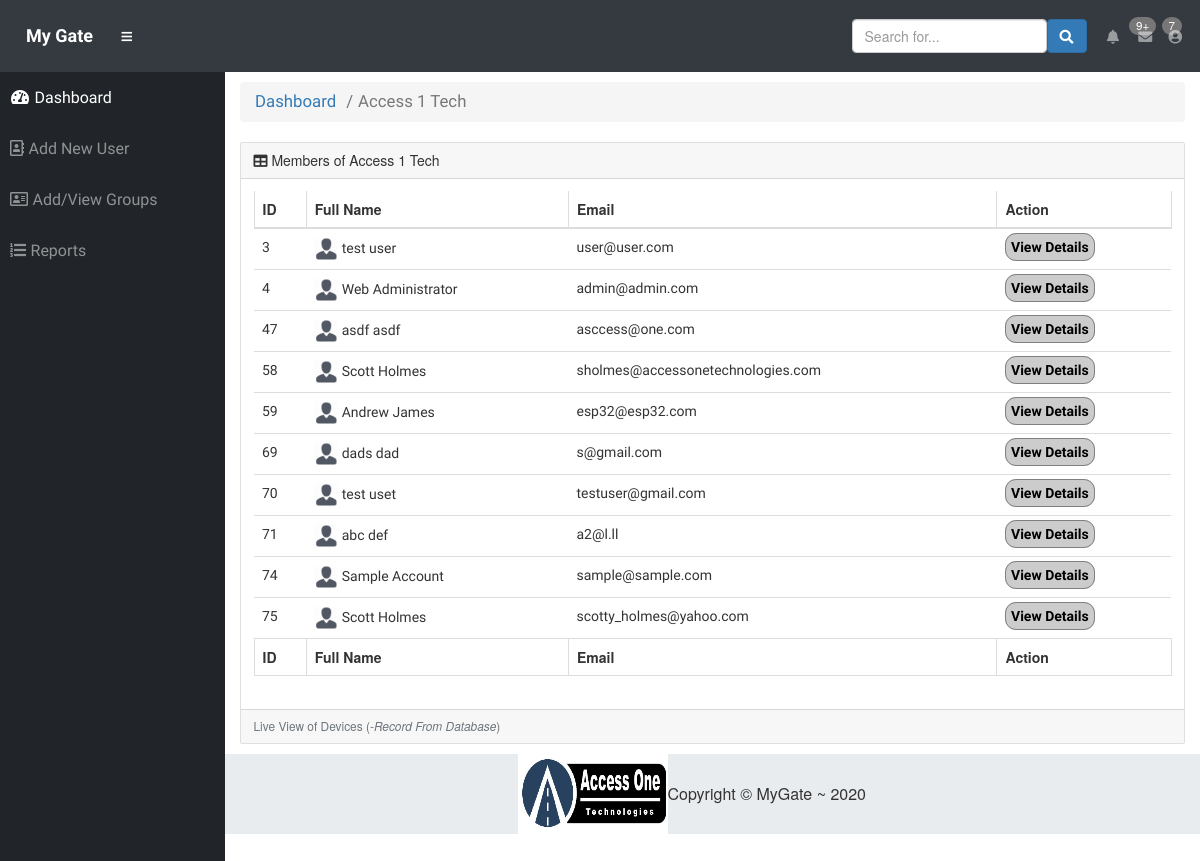
The app's page /admin/company-details.php?id=1 (signed in), older data.
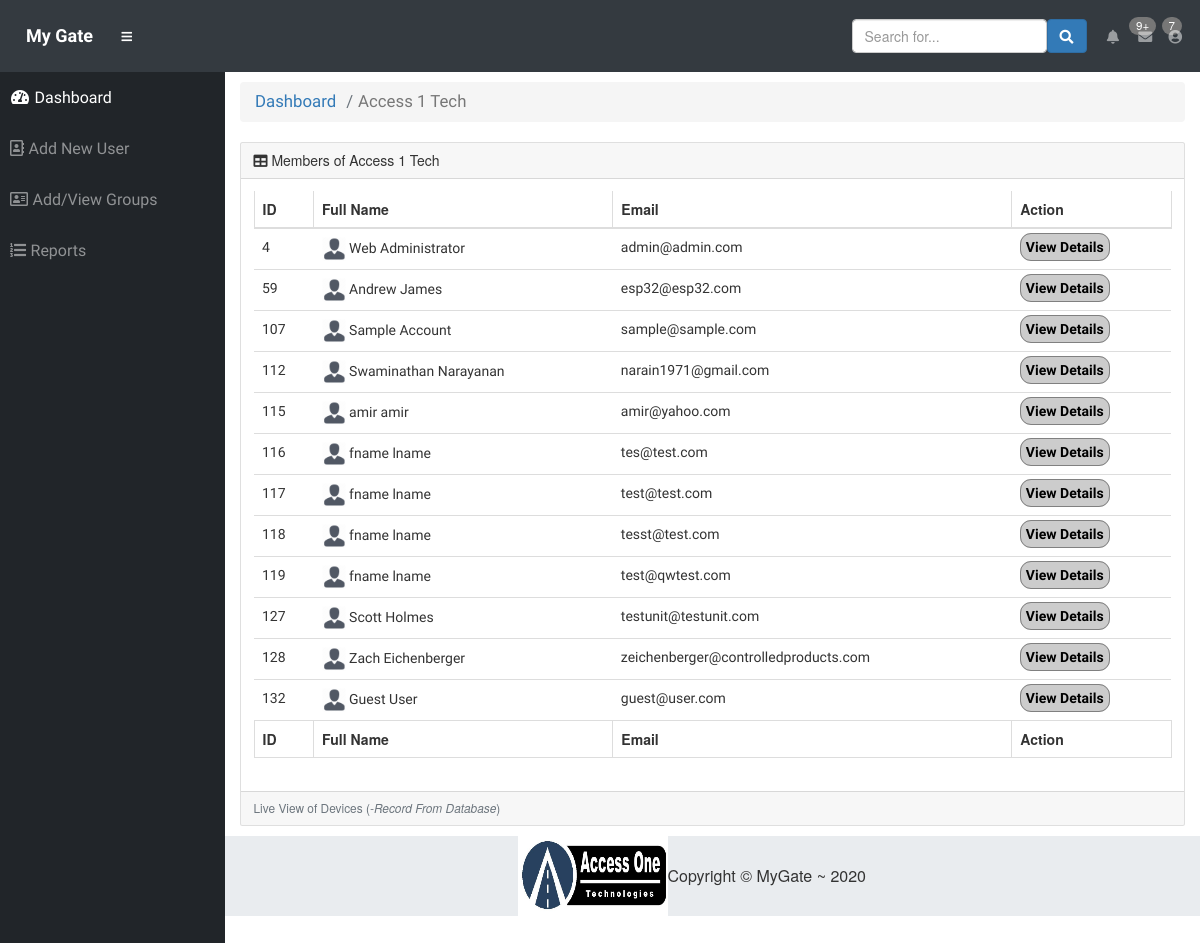
The same page, newer data.
### tables this page shows
CREATE TABLE `company` (
  `id` int(20) NOT NULL,
  `name` text NOT NULL
);

CREATE TABLE `users` (
  `id` int(11) NOT NULL,
  `user_type` text NOT NULL,
  `parent_id` int(10) NOT NULL,
  `first_name` varchar(255) NOT NULL,
  `last_name` varchar(200) NOT NULL,
  `company` int(11) NOT NULL,
  `email` varchar(255) NOT NULL,
  `password` varchar(255) NOT NULL,
  `is_restricted` tinyint(1) NOT NULL DEFAULT '0',
  `image` varchar(100) NOT NULL DEFAULT 'default.png',
  `mac` varchar(40) NOT NULL,
  `mobile_mac` varchar(40) NOT NULL,
  `is_admin` tinyint(1) NOT NULL,
  `app_token` text NOT NULL
);

### admin/company-person-details.php (the view)
<?php
$sql = "SELECT * FROM users ";
$result = mysqli_query($con, $sql);
?>
<div class="card mb-3">
    <div class="card-header">
        <i class="fas fa-table"></i>
        Members of <?php echo $company_name; ?>
    </div>
    <div class="card-body">
        <div class="table-responsive">
            <table class="table table-bordered" id="dataTable" width="100%" cellspacing="0">
                <thead>
                <tr>
                    <th>ID</th>
                    <th>Full Name</th>
                    <th>Email</th>
                    <th>Action</th>
                </tr>
                </thead>
                <tfoot>
                <tr>
                    <th>ID</th>
                    <th>Full Name</th>
                    <th>Email</th>
                    <th>Action</th>
                </tr>
                </tfoot>
                <tbody>
                <?php
                if (mysqli_num_rows($result) > 0) {
                    while($row = mysqli_fetch_assoc($result)) {
                        if( $row["company"]==$comp_id ){
                         echo '
                            <tr class="odd gradeX" id="device-view-font">
                                <td>'.$row["id"].'</td>
                                <td><img style="height: 24px;" src="../images/user-avatar.png">&nbsp;'.$row["first_name"].' '.$row["last_name"].'</td>
                                <td>'.$row["email"].'</td>
                                <td class="center"><a class="device-action" href="userid_'.$row["id"].'.php" class="deleteaction">View Details</a></td>
                           ';
                    }
                        }
                    }
                 else {
                    echo "
            <td><center><b>No Members Found</b></center></td>";
                }
                ?>
                </tbody>
            </table>
        </div>
    </div>
    <div class="card-footer small text-muted">Live View of Devices (<i>-Record From Database</i>)</div>
</div>

### admin/common.php (shortened to what this page needs)
<?php
$dir="../";
?>
    <!DOCTYPE html>
    <html lang="en">
<?php require '../parts/head.php'; ?>
<body id="page-top">
<?php require '../parts/top-nav.php'; ?>
<div id="wrapper">
<?php require 'left-navbar.php'; ?>
    <div id="content-wrapper">
        <div class="container-fluid">
<?php require '../parts/top-pagger.php'; ?>

### parts/head.php (shortened to what this page needs)
<head>
    <link href="<?php echo $dir; ?>vendor/fontawesome-free/css/all.min.css" rel="stylesheet" type="text/css">
    <link href="<?php echo $dir; ?>vendor/datatables/dataTables.bootstrap4.css" rel="stylesheet">
    <link href="<?php echo $dir; ?>css/sb-admin.css" rel="stylesheet">
    <link rel="stylesheet" href="https://use.fontawesome.com/releases/v5.7.2/css/all.css">
    <link rel="stylesheet" href="https://maxcdn.bootstrapcdn.com/bootstrap/3.4.0/css/bootstrap.min.css">
    <link href="<?php echo $dir; ?>css/custom.css?v=<?php echo rand(); ?>" rel="stylesheet">
</head>

### parts/top-nav.php (shortened to what this page needs)
<nav class="navbar navbar-expand navbar-dark bg-dark static-top" style="border-radius: 0px !important;">
<a class="navbar-brand mr-1" href="dashboard.php" id="top-nav-font">My Gate </a>
<button class="btn btn-link btn-sm text-white order-1 order-sm-0" id="sidebarToggle" href="#">
  <i class="fas fa-bars"></i>
</button>
<form class="d-none d-md-inline-block form-inline ml-auto mr-0 mr-md-3 my-2 my-md-0">
  <div class="input-group-lolx" style="display: -webkit-box;">
    <input type="text" class="form-control" placeholder="Search for..." aria-label="Search" aria-describedby="basic-addon2">
    <div class="input-group-append-lolxx">
      <button class="btn btn-primary" type="button">
        <i class="fas fa-search"></i>
      </button>
    </div>
  </div>
</form>
<ul class="navbar-nav ml-auto ml-md-0">
  <li class="nav-item dropdown no-arrow mx-1">
    <a class="nav-link dropdown-toggle" href="#" id="alertsDropdown" role="button" data-toggle="dropdown" aria-haspopup="true" aria-expanded="false">
      <i class="fas fa-bell fa-fw"></i>
      <span class="badge badge-danger" style="margin-top: 8px;font-size: smaller;">9+</span>
    </a>
  </li>
  <li class="nav-item dropdown no-arrow mx-1">
    <a class="nav-link dropdown-toggle" href="#" id="messagesDropdown" role="button" data-toggle="dropdown" aria-haspopup="true" aria-expanded="false">
      <i class="fas fa-envelope fa-fw"></i>
      <span class="badge badge-danger" style="margin-top: 8px;font-size: smaller;">7</span>
    </a>
  </li>
  <li class="nav-item dropdown no-arrow">
    <a class="nav-link dropdown-toggle" href="#" id="userDropdown" role="button" data-toggle="dropdown" aria-haspopup="true" aria-expanded="false">
      <i class="fas fa-user-circle fa-fw"></i>
    </a>
  </li>
</ul>
</nav>

### admin/left-navbar.php (shortened to what this page needs)
<ul class="sidebar navbar-nav">
      <li class="nav-item <?php if($page_title=="Home"){echo "active"; } ?>">
        <a class="nav-link" href="dashboard.php">
          <i class="fas fa-fw fa-tachometer-alt"></i>
          <span>Dashboard</span>
        </a>
      </li>
    <li class="nav-item <?php if($page_title=="Add User"){echo "active"; } ?>">
        <a class="nav-link" href="add-user.php">
            <i class="far fa-address-book"></i>
            <span>Add New User</span>
        </a>
    </li>
    <li class="nav-item <?php if($page_title=="Add New Group"){echo "active"; } ?>">
        <a class="nav-link" href="add-company.php">
            <i class="far fa-address-card"></i>
            <span>Add/View Groups</span>
        </a>
    </li>
    <li class="nav-item <?php if($page_title=="Reports"){echo "active"; } ?>">
        <a class="nav-link" href="reprots.php">
            <i class="fa fa-list-ol" aria-hidden="true"></i>
            <span>Reports</span></a>
    </li>
    </ul>

### parts/top-pagger.php (shortened to what this page needs)
<ol class="breadcrumb">
  <li class="breadcrumb-item">
    <a href="index.php">Dashboard</a>
  </li>
  <li class="breadcrumb-item active"><?php echo $current_page; ?></li>
</ol>

### admin/company-details.php (shortened to what this page needs)
<?php
    require '../parts/db.php';
    if(isset($_GET["id"]) and !empty($_GET["id"])){
        $comp_id = trim($_GET["id"]);
        $comp_id = mysqli_real_escape_string($con, $comp_id);
    }
    $sql = "SELECT * FROM company WHERE id=$comp_id";
    $res = mysqli_query($con, $sql);
    $row = mysqli_fetch_assoc($res);
    $company_name = $row["name"];
    $page_title="Home";
    $current_page= $company_name;
    require 'common.php';
?>
<?php require 'company-person-details.php'; ?>
      </div>
      <?php require '../parts/footer.php'; ?>
    </div>
  </div>
</body>
</html>

### parts/footer.php
<footer class="sticky-footer" style="width: 100%;position: inherit;padding-left: 30%;">
  <div class="center" style="display: contents;">
  	<img style="width: 150px;" src="<?php echo $dir; ?>images/logo.jpg">
    <div class="copyright text-center my-auto" id="footer-text">
      <span>Copyright © MyGate ~ 2020</span>
    </div>
  </div>
</footer>

### css/custom.css (style rules this page uses)
#top-nav-font { font-family: 'Exo 2', sans-serif; font-weight: bold; }
#device-view-font { font-family: 'Oxygen', sans-serif; }
#wrapper > ul > li.nav-item > a > span { font-family: 'PT Sans', sans-serif; }
#content-wrapper > div > ol > li:nth-child(1) > a,#content-wrapper > div > ol > li.breadcrumb-item { font-family: 'Arimo', sans-serif; }
#footer-text { font-size: initial; }
.device-action { color: black; font-weight: 600; border: 1px solid grey; padding: 5PX; background: #cccccc; border-radius: 11px; }
.nav-item { padding: 5px 0px; }
ol.breadcrumb { font-size: larger; }
#wrapper { margin-top: -20px; }
#wrapper > ul > li > a { font-size: medium; }
#wrapper > ul > li > a > span { font-size: medium; }
html, body { height: 100%; margin: 0; padding: 0; }
#device-view-font td { border-left: none; border-right: none; }

Row changes from the older to the newer data that the page shows:
removed users: id "3", company 1 (drawn), first_name "test", last_name "user", email "user@user.com"
removed users: id "47", company 1 (drawn), first_name "asdf", last_name "asdf", email "asccess@one.com"
removed users: id "58", company 1 (drawn), first_name "Scott", last_name "Holmes", email "sholmes@accessonetechnologies.com"
removed users: id "69", company 1 (drawn), first_name "dads", last_name "dad", email "s@gmail.com"
removed users: id "70", company 1 (drawn), first_name "test", last_name "uset", email "testuser@gmail.com"
removed users: id "71", company 1 (drawn), first_name "abc", last_name "def", email "a2@l.ll"
removed users: id "74", company 1 (drawn), first_name "Sample", last_name "Account", email "sample@sample.com"
removed users: id "75", company 1 (drawn), first_name "Scott", last_name "Holmes", email "scotty_holmes@yahoo.com"
added users: id "107", company 1 (drawn), first_name "Sample", last_name "Account", email "sample@sample.com"
added users: id "112", company 1 (drawn), first_name "Swaminathan", last_name "Narayanan", email "narain1971@gmail.com"
added users: id "115", company 1 (drawn), first_name "amir", last_name "amir", email "amir@yahoo.com"
added users: id "116", company 1 (drawn), first_name "fname", last_name "lname", email "tes@test.com"
added users: id "117", company 1 (drawn), first_name "fname", last_name "lname", email "test@test.com"
added users: id "118", company 1 (drawn), first_name "fname", last_name "lname", email "tesst@test.com"
added users: id "119", company 1 (drawn), first_name "fname", last_name "lname", email "test@qwtest.com"
added users: id "127", company 1 (drawn), first_name "Scott", last_name "Holmes", email "testunit@testunit.com"
added users: id "128", company 1 (drawn), first_name "Zach", last_name "Eichenberger", email "zeichenberger@controlledproducts.com"
added users: id "132", company 1 (drawn), first_name "Guest", last_name "User", email "guest@user.com"
